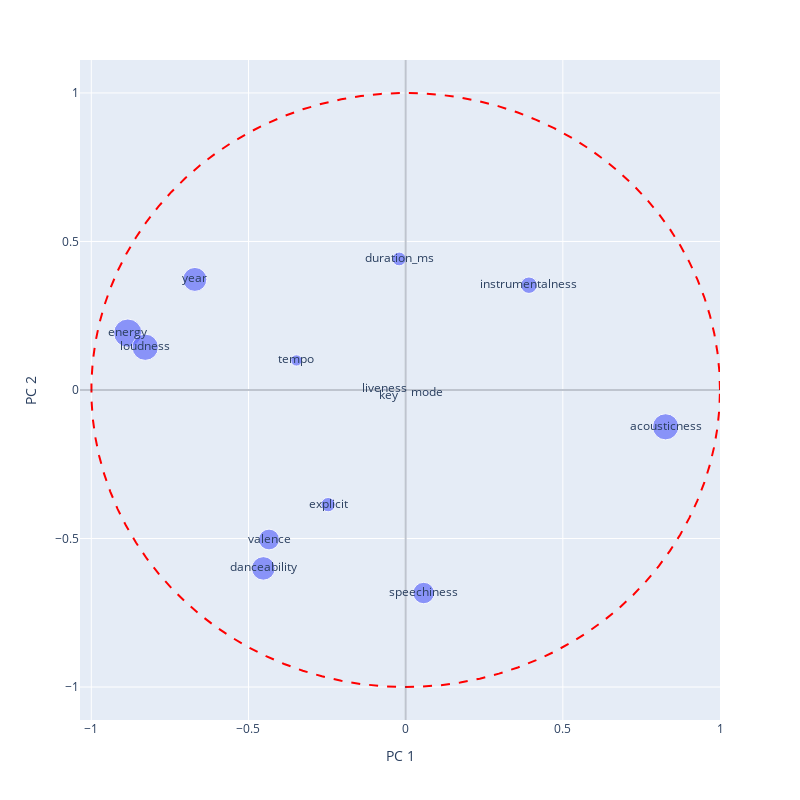

Here is the notebook cell this chart was saved with:
### Code cell
X_total_r = reducir(X_total, k = 2, metodo="pca")

plot_correlaciones(X_total, X_total_r, variables)
